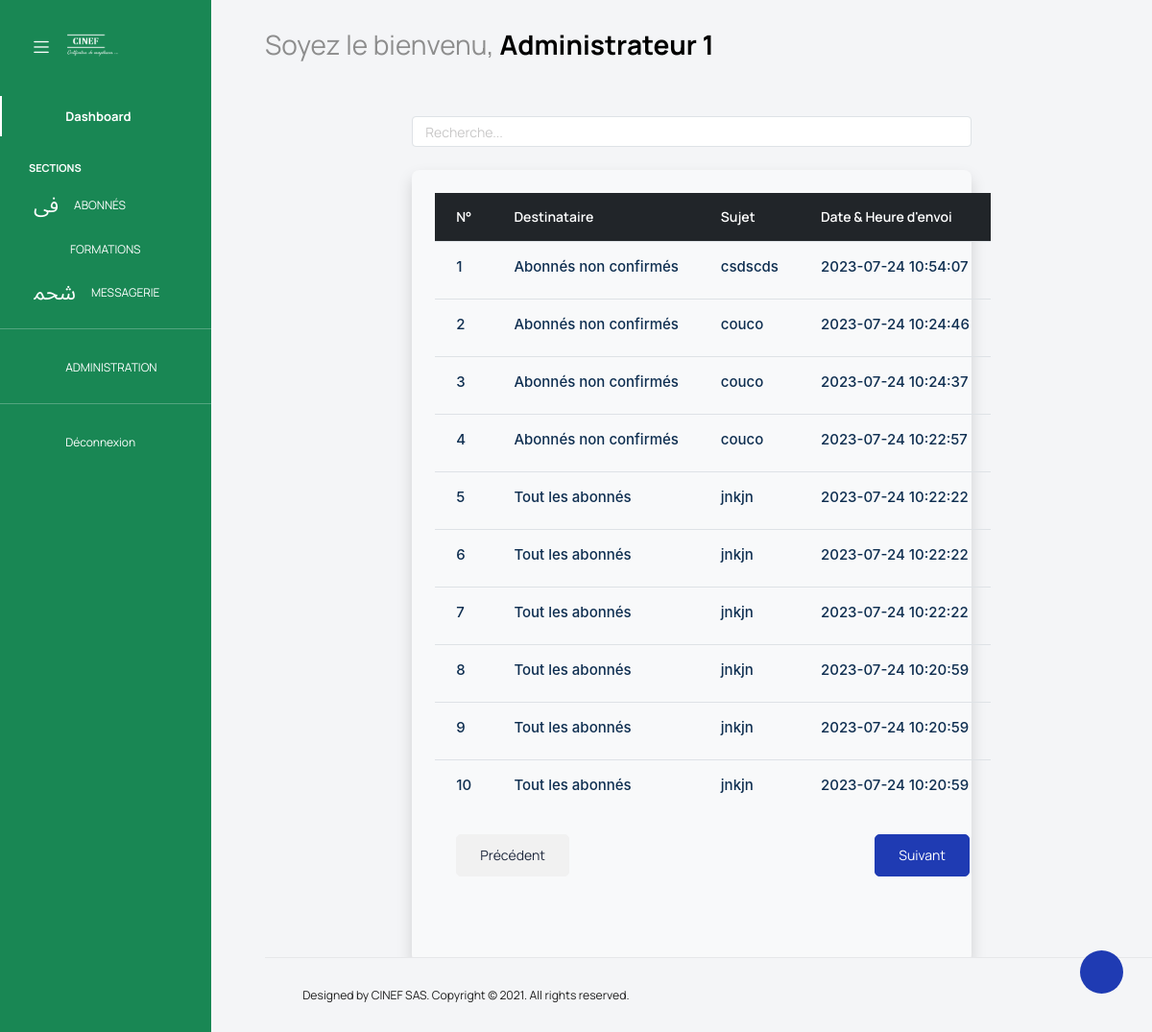
The page /admin/historique.php (signed in) on the database its author committed.
### tables this page shows
CREATE TABLE `campagne` (
  `id` int(11) NOT NULL,
  `dest` enum('all','confirmed','nconfirmed') NOT NULL,
  `sujet` varchar(24) NOT NULL,
  `message` text NOT NULL,
  `dteTime` datetime DEFAULT current_timestamp(),
  `fichier` blob DEFAULT NULL
);

### admin/historique.php (the view, shortened to what this page needs)
<?php
include(realpath($_SERVER["DOCUMENT_ROOT"]) . '/CINEFWEB/config/conn.php');
?>
<html lang="fr">
<head>
    <?php include_once('layout_link_css.php') ?>
</head>
<body class="sidebar-dark">
    <div class="container-scroller">
        <?php include('header_top.php') ?>
        <div class="container-fluid page-body-wrapper pt-0">
            <?php include_once('header_left.php') ?>
            <div class="main-panel">
                <div class="content-wrapper">
                    <div class="row pb-5">
                        <div class="col-md-8 mx-auto">
                            <input type="search" id="searchInput" placeholder="Recherche..."
                                class='form-control form-control-sm mb-4'>
                            <div class="bg-light shadow rounded p-4">
                                <table class="table mb-5">
                                    <thead class="table-dark">
                                        <th>
                                            N°
                                        </th>
                                        <th>Destinataire</th>
                                        <th>Sujet</th>
                                        <th>Date & Heure d'envoi</th>
                                    </thead>
                                    <tbody id='body'>
                                        <?php
                                        $query = "SELECT * FROM campagne ORDER BY id DESC LIMIT 10";
                                        if (!isset($_GET['page']) || $_GET['page'] == 0) {
                                            $query = "SELECT * FROM campagne ORDER BY id DESC LIMIT 10";
                                        } else {
                                            $query = "SELECT * FROM campagne ORDER BY id DESC LIMIT " . intval($_GET['page']) * 10 . ", " . intval($_GET['page']) * 20;
                                        }
                                        $result = mysqli_query($conn, $query);
                                        if (mysqli_num_rows($result) > 0) {
                                            $nbr = 0;
                                            while ($row = mysqli_fetch_assoc($result)) {
                                                $nbr++;
                                                ?>
                                                <tr>
                                                    <td>
                                                        <div class="d-flex">
                                                            <div>
                                                                <h6>
                                                                    <?= $nbr ?>
                                                                </h6>
                                                            </div>
                                                        </div>
                                                    <td>
                                                        <div class="d-flex">
                                                            <div>
                                                                <h6>
                                                                    <?php if ($row["dest"] == "all"): ?>
                                                                        Tout les abonnés
                                                                    <?php elseif ($row["dest"] == "confirmed"): ?>
                                                                        Abonnés confirmés
                                                                    <?php elseif ($row["dest"] == "nconfirmed"): ?>
                                                                        Abonnés non confirmés
                                                                    <?php endif ?>
                                                                </h6>
                                                            </div>
                                                        </div>
                                                    </td>
                                                    <td>
                                                        <h6>
                                                            <?= $row["sujet"] ?>
                                                        </h6>
                                                    </td>
                                                    <td>
                                                        <h6>
                                                            <?= $row["dteTime"] ?>
                                                        </h6>
                                                    </td>
                                                </tr>
                                                <?php
                                            }
                                        } else {
                                            echo '<tr><td colspan="5" class="text-center"><h3>Aucune donnée disponible</h3></td></tr>';
                                        }
                                        ?>
                                    </tbody>
                                    <tr>
                                        <td colspan="8">
                                            <a class='btn btn-secondary float-start' href='?page=<?php if (isset($_GET['page'])) {
                                                echo "" . (intval($_GET['page']) - 1) . "";
                                            } else {
                                                echo '0';
                                            } ?>'>Pr&eacute;c&eacute;dent</a>
                                            <a class='btn btn-primary text-white float-end' href='?page=<?php if (isset($_GET['page'])) {
                                                echo "" . (intval($_GET['page']) + 1) . "";
                                            } else {
                                                echo '1';
                                            } ?>'>Suivant</a>
                                        </td>
                                    </tr>
                                </table>
                            </div>
                        </div>
                    </div>
                    <footer class="footer">
                        <div class="d-sm-flex justify-content-center justify-content-sm-between">
                            <span class="float-none float-sm-right d-block mt-1 mt-sm-0 text-center">Designed by CINEF
                                SAS. Copyright
                                © 2021. All rights
                                reserved.</span>
                        </div>
                    </footer>
                </div>
            </div>
        </div>
</body>
</html>

### admin/layout_link_css.php (shortened to what this page needs)
<link rel="stylesheet" href="../assets/css/bootstrap1.min.css">
<link rel="stylesheet" href="vendors/feather/feather.css">
<link rel="stylesheet" href="vendors/mdi/css/materialdesignicons.min.css">
<link rel="stylesheet" href="vendors/ti-icons/css/themify-icons.css">
<link rel="stylesheet" href="vendors/typicons/typicons.css">
<link rel="stylesheet" href="vendors/simple-line-icons/css/simple-line-icons.css">
<link rel="stylesheet" href="vendors/css/vendor.bundle.base.css">
<link rel="stylesheet" href="vendors/datatables.net-bs4/dataTables.bootstrap4.css">
<link rel="stylesheet" href="js/select.dataTables.min.css">
<link rel="stylesheet" href="css/vertical-layout-light/style.css">
<link rel="stylesheet" href="https://cdn.jsdelivr.net/npm/summernote@0.8.18/dist/summernote-bs4.min.css">
<link rel="stylesheet" href="https://cdn.jsdelivr.net/npm/summernote@0.8.18/dist/summernote-bs4.min.css">

### admin/header_top.php (shortened to what this page needs)
<nav class="navbar default-layout col-lg-12 col-12 p-0 d-flex align-items-top flex-row">
    <div class="text-center navbar-brand-wrapper d-flex align-items-center justify-content-start bg-success">
        <div class="me-3">
            <button class="navbar-toggler navbar-toggler align-self-center" type="button" data-bs-toggle="minimize">
                <span class="icon-menu"></span>
            </button>
        </div>
        <div>
            <a class="navbar-brand brand-logo" href="index.php">
                <img src="images/logo_blanc.png" alt="logod">
            </a>
        </div>
    </div>
    <div class="navbar-menu-wrapper d-flex align-items-top">
        <ul class="navbar-nav">
            <li class="nav-item font-weight-semibold d-none d-lg-block ms-0">
                <h1 class="welcome-text">Soyez le bienvenu, <span class="text-black fw-bold"><?= $_SESSION["user"]["nomP"] ?></span></h1>
            </li>
        </ul>
    </div>
</nav>

### admin/header_left.php (shortened to what this page needs)
<div class="theme-setting-wrapper">
    <div id="settings-trigger"><i class="ti-settings"></i></div>
</div>
<nav class="sidebar sidebar-offcanvas bg-success" id="sidebar">
    <ul class="nav">
        <li class="nav-item active">
            <a class="nav-link" href="./">
                <i class="mdi mdi-grid-large menu-icon"></i>
                <span class="menu-title">Dashboard</span>
            </a>
        </li>
        <li class="nav-item nav-category">SECTIONS</li>
        <li class="nav-item">
            <a class="nav-link collapsed" data-bs-toggle="collapse" href="#abon" aria-expanded="false"
                aria-controls="abon">
                <i class="menu-icon mdi mdi-clipboard-account-outline"></i>
                <span class="menu-title">ABONNÉS</span>
                <i class="menu-arrow"></i>
            </a>
        </li>
        <li class="nav-item">
            <a class="nav-link collapsed" data-bs-toggle="collapse" href="#form" aria-expanded="false"
                aria-controls="form">
                <i class="menu-icon mdi mdi-book-open-outline"></i>
                <span class="menu-title">FORMATIONS</span>
                <i class="menu-arrow"></i>
            </a>
        </li>
        <li class="nav-item">
            <a class="nav-link collapsed" data-bs-toggle="collapse" href="#mailing" aria-expanded="false"
                aria-controls="mailing">
                <i class="menu-icon mdi mdi-mailbox-outline"></i>
                <span class="menu-title">MESSAGERIE</span>
                <i class="menu-arrow"></i>
            </a>
        </li>
        <hr class="text-white">
        <li class="nav-item">
            <a class="nav-link collapsed" data-bs-toggle="collapse" href="#admin" aria-expanded="false"
                aria-controls="admin">
                <i class="menu-icon mdi mdi-security"></i>
                <span class="menu-title">ADMINISTRATION</span>
                <i class="menu-arrow"></i>
            </a>
        </li>
        <hr class="text-white">
        <li class="nav-item">
            <a class="nav-link" href="./logout.php">
                <i class="mdi mdi-power menu-icon"></i>
                <span class="menu-title">Déconnexion</span>
            </a>
        </li>
    </ul>
</nav>

### rows shown on the page
campagne: dest "Abonnés non confirmés", sujet "csdscds", dteTime "2023-07-24 10:54:07"
campagne: dest "Abonnés non confirmés", sujet "couco", dteTime "2023-07-24 10:24:46"
campagne: dest "Abonnés non confirmés", sujet "couco", dteTime "2023-07-24 10:24:37"
campagne: dest "Abonnés non confirmés", sujet "couco", dteTime "2023-07-24 10:22:57"
campagne: dest "Tout les abonnés", sujet "jnkjn", dteTime "2023-07-24 10:22:22"
campagne: dest "Tout les abonnés", sujet "jnkjn", dteTime "2023-07-24 10:22:22"
campagne: dest "Tout les abonnés", sujet "jnkjn", dteTime "2023-07-24 10:22:22"
campagne: dest "Tout les abonnés", sujet "jnkjn", dteTime "2023-07-24 10:20:59"
campagne: dest "Tout les abonnés", sujet "jnkjn", dteTime "2023-07-24 10:20:59"
campagne: dest "Tout les abonnés", sujet "jnkjn", dteTime "2023-07-24 10:20:59"

### other values the page prints
$_SESSION["user"]["nomP"] "Administrateur 1"
